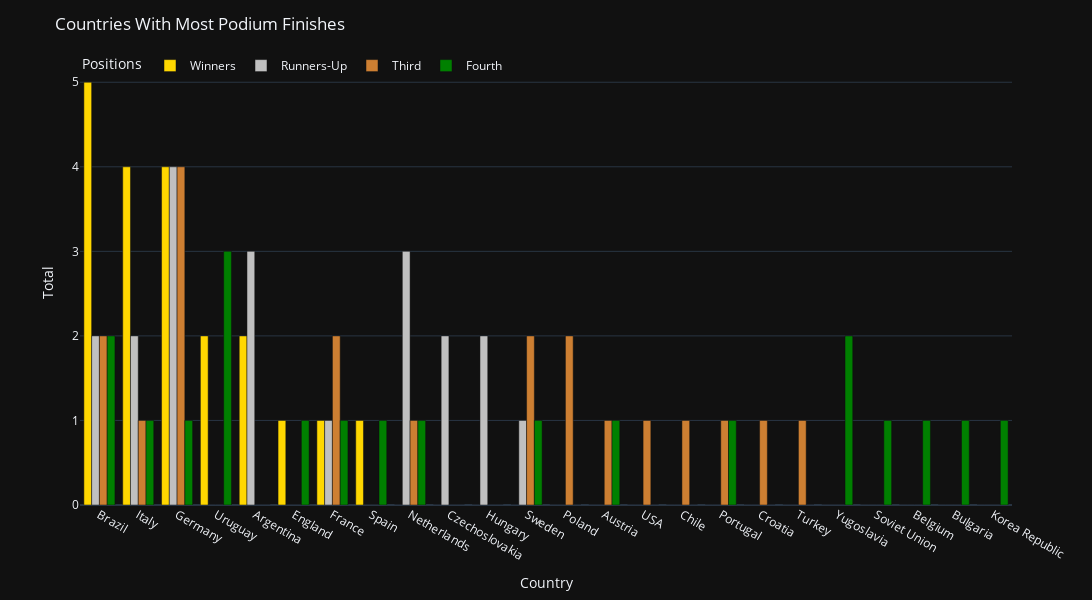

The notebook cell this image was saved under:
### Code cell
#Displaying a bar graph of countries who have had the most podium finishes at the world cup
fig=px.bar(countries_with_top4,x="Country",y=["Winners","Runners-Up","Third","Fourth"],barmode="group",
           color_discrete_map={"Winners":"Gold","Runners-Up":"Silver","Third":"#CD7F32","Fourth":"Green"},width=1200,
           height=600,hover_data="value",labels={"value":"Total"},template="plotly_dark")
fig.update_traces(width=0.2)
fig.update_layout(legend=dict(x=0,y=1.02,orientation="h",title="Positions"),title="Countries With Most Podium Finishes")
fig.show()

### Figure 1 — Plotly figure (JSON) as saved in the notebook; plotly's stock layout.template omitted (floating-point values rounded to 4 significant figures)
{"data": [{"alignmentgroup": "True", "hovertemplate": "variable=Winners<br>Country=%{x}<br>Total=%{y}<extra></extra>", "legendgroup": "Winners", "marker": {"color": "Gold", "pattern": {"shape": ""}}, "name": "Winners", "offsetgroup": "Winners", "orientation": "v", "showlegend": true, "textposition": "auto", "type": "bar", "width": 0.2, "x": ["Brazil", "Italy", "Germany", "Uruguay", "Argentina", "England", "France", "Spain", "Netherlands", "Czechoslovakia", "Hungary", "Sweden", "Poland", "Austria", "USA", "Chile", "Portugal", "Croatia", "Turkey", "Yugoslavia", "Soviet Union", "Belgium", "Bulgaria", "Korea Republic"], "xaxis": "x", "y": [5, 4, 4, 2, 2, 1, 1, 1, 0, 0, 0, 0, 0, 0, 0, 0, 0, 0, 0, 0, 0, 0, 0, 0], "yaxis": "y"}, {"alignmentgroup": "True", "hovertemplate": "variable=Runners-Up<br>Country=%{x}<br>Total=%{y}<extra></extra>", "legendgroup": "Runners-Up", "marker": {"color": "Silver", "pattern": {"shape": ""}}, "name": "Runners-Up", "offsetgroup": "Runners-Up", "orientation": "v", "showlegend": true, "textposition": "auto", "type": "bar", "width": 0.2, "x": ["Brazil", "Italy", "Germany", "Uruguay", "Argentina", "England", "France", "Spain", "Netherlands", "Czechoslovakia", "Hungary", "Sweden", "Poland", "Austria", "USA", "Chile", "Portugal", "Croatia", "Turkey", "Yugoslavia", "Soviet Union", "Belgium", "Bulgaria", "Korea Republic"], "xaxis": "x", "y": [2, 2, 4, 0, 3, 0, 1, 0, 3, 2, 2, 1, 0, 0, 0, 0, 0, 0, 0, 0, 0, 0, 0, 0], "yaxis": "y"}, {"alignmentgroup": "True", "hovertemplate": "variable=Third<br>Country=%{x}<br>Total=%{y}<extra></extra>", "legendgroup": "Third", "marker": {"color": "#CD7F32", "pattern": {"shape": ""}}, "name": "Third", "offsetgroup": "Third", "orientation": "v", "showlegend": true, "textposition": "auto", "type": "bar", "width": 0.2, "x": ["Brazil", "Italy", "Germany", "Uruguay", "Argentina", "England", "France", "Spain", "Netherlands", "Czechoslovakia", "Hungary", "Sweden", "Poland", "Austria", "USA", "Chile", "Portugal", "Croatia", "Turkey", "Yugoslavia", "Soviet Union", "Belgium", "Bulgaria", "Korea Republic"], "xaxis": "x", "y": [2, 1, 4, 0, 0, 0, 2, 0, 1, 0, 0, 2, 2, 1, 1, 1, 1, 1, 1, 0, 0, 0, 0, 0], "yaxis": "y"}, {"alignmentgroup": "True", "hovertemplate": "variable=Fourth<br>Country=%{x}<br>Total=%{y}<extra></extra>", "legendgroup": "Fourth", "marker": {"color": "Green", "pattern": {"shape": ""}}, "name": "Fourth", "offsetgroup": "Fourth", "orientation": "v", "showlegend": true, "textposition": "auto", "type": "bar", "width": 0.2, "x": ["Brazil", "Italy", "Germany", "Uruguay", "Argentina", "England", "France", "Spain", "Netherlands", "Czechoslovakia", "Hungary", "Sweden", "Poland", "Austria", "USA", "Chile", "Portugal", "Croatia", "Turkey", "Yugoslavia", "Soviet Union", "Belgium", "Bulgaria", "Korea Republic"], "xaxis": "x", "y": [2, 1, 1, 3, 0, 1, 1, 1, 1, 0, 0, 1, 0, 1, 0, 0, 1, 0, 0, 2, 1, 1, 1, 1], "yaxis": "y"}], "layout": {"barmode": "group", "height": 600, "legend": {"orientation": "h", "title": {"text": "Positions"}, "tracegroupgap": 0, "x": 0, "y": 1.02}, "margin": {"t": 60}, "title": {"text": "Countries With Most Podium Finishes"}, "width": 1200, "xaxis": {"anchor": "y", "domain": [0, 1], "title": {"text": "Country"}}, "yaxis": {"anchor": "x", "domain": [0, 1], "title": {"text": "Total"}}}}
